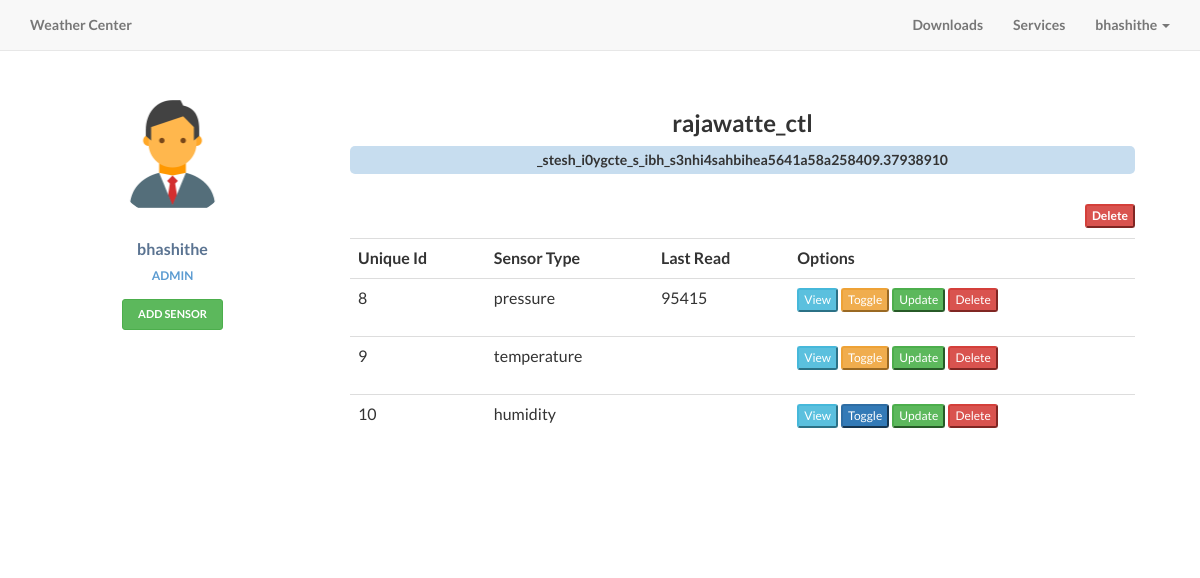
The app's page /node_data.php?id=10 (signed in) with its own data.
### tables this page shows
CREATE TABLE IF NOT EXISTS `user` (
  `username` varchar(25) NOT NULL,
  `email` varchar(255) NOT NULL,
  `email_code` varchar(255) NOT NULL,
  `password` text NOT NULL,
  `generated_string` varchar(255) NOT NULL,
  `confirmed` int(1) NOT NULL,
`id` int(11) NOT NULL,
  `freq` int(11) NOT NULL DEFAULT '1800',
  `type` varchar(10) NOT NULL DEFAULT 'user'
);

CREATE TABLE IF NOT EXISTS `node` (
`node_id` int(11) NOT NULL,
  `node_name` varchar(50) NOT NULL,
  `location` int(11) NOT NULL,
  `node_type` varchar(50) NOT NULL,
  `uniq_str` varchar(100) NOT NULL,
  `time_stamp` timestamp NOT NULL DEFAULT CURRENT_TIMESTAMP
);

CREATE TABLE IF NOT EXISTS `sensor` (
`sensor_id` int(11) NOT NULL,
  `node_id` int(11) DEFAULT NULL,
  `sensor_type` varchar(50) NOT NULL,
  `activated` int(11) NOT NULL DEFAULT '1'
);

CREATE TABLE IF NOT EXISTS `data` (
  `sensor_id` int(11) NOT NULL,
  `reading` float NOT NULL,
  `unit` varchar(15) NOT NULL,
  `time_stamp` timestamp NOT NULL DEFAULT CURRENT_TIMESTAMP
);

### node_data.php (the view, shortened to what the rows shown need)
<?php
    require 'lib/init.php';
    if(isset($_GET['id']))
    {
        $node_id = $_GET['id'];
        $node = new Node($node_id);
        $sensors = $node->getSensors();
        $owner = new User($node->getOwnerId());
    }
    else
    {
        header("location: profile.php");
    }
?>
<html>
    <head>
        <?php
            include 'reqs/head.php';
        ?>
    </head>
    <body>
        <?php
            include 'reqs/menu.php';
        ?>
        <div class="container">
            <div class="row profile">
                        <div class="col-md-3">
                                <div class="profile-sidebar">
                                        <div class="profile-usertitle">
                                                <div class="profile-usertitle-name">
                                                        <?php echo $owner->getUsername(); ?>
                                                </div>
                                                <div class="profile-usertitle-job">
                                                        <?php if($owner->isAdmin()){echo 'Admin';} else {echo "DataCollector";} ?>
                                                </div>
                                        </div>
                                </div>
                        </div>
                        <div class="col-md-9">
                            <div class="profile-content">
                                <h3 align="center"><span class="center-block"><?php echo $node->getName(); ?></span></h3>
                                <?php if($owner==$user || $user->isAdmin()){?><p class="device-id" title="Device ID"><?php echo $node->getUniqStr(); ?></p><?php }?>
                                <br>
                                <?php
                                    if($user->isAdmin())
                                    {
                                ?>
                                <form action="" method="POST">
                                    <input class="btn-xs btn-danger pull-right" type="submit" name="delete_node" value="Delete" Title="deletes this node" >
                                </form>
                                <?php
                                    }
                                ?>
                                <br>
                                <table class="table table-hover">
                                    <?php
                                        if($node->hasSensors())
                                        {
                                            echo '<tr><th>Unique Id</th><th>Sensor Type</th><th>Last Read</th><th>Options</th></tr>';
                                            foreach ($sensors as $sensor)
                                            {
                                        ?>
                                        <tr>
                                            <td><?php echo $sensor->getSensorId(); ?></td>
                                            <td><?php echo $sensor->getType(); ?></td>
                                            <td><?php echo $sensor->getLastRead(); ?></td>
                                            <td><form action="" method="POST"><input type="button" class="btn-xs btn-info" onclick="location.href='sensor_data.php?id=<?php echo $sensor->getSensorId(); ?>'" value="View"> <?php if($owner==$user || $user->isAdmin()){?><input class="btn-xs <?php if($sensor->getActivated()) echo 'btn-warning'; else echo 'btn-primary'; ?>" type="submit" value="Toggle" name="toggle"> <input class="btn-xs btn-success" type="submit" value="Update" name="update"> <input class="btn-xs btn-danger" type="submit" value="Delete" name="delete"><input type="hidden" value="<?php echo $sensor->getSensorId(); ?>" name="sensor_id"><?php } ?></form></td>
                                        </tr>
                                    <?php
                                        }
                                    }
                                    ?>
                                </table>
                            </div>
                        </div>
                </div>
        </div>
    </body>
</html>

### reqs/menu.php (shortened to what the rows shown need)
<nav class="navbar navbar-default navbar-fixed-top topnav" role="navigation">
    <div class="container topnav">
        <div class="collapse navbar-collapse" id="bs-example-navbar-collapse-1">
            <ul class="nav navbar-nav navbar-right">
                    <?php
                        $user = new User();
                        if(!$user->loggedIn())
                        {
                    ?>
                        <li>
                            <a href="login.php">Login</a>
                        </li>
                    <?php
                        }
                        else
                        {
                    ?>
                        <li class="dropdown">
                            <a href="#" class="dropdown-toggle" data-toggle="dropdown" role="button" aria-haspopup="true" aria-expanded="false"><?php echo $user->getUsername();?> <span class="caret"></span></a>
                        </li>
                    <?php
                        }
                    ?>
            </ul>
        </div>
    </div>
</nav>

### records on screen
user: username "bhashithe"
node: node_name "rajawatte_ctl", uniq_str "_stesh_i0ygcte_s_ibh_s3nhi4sahbihea5641a58a258409.37938910"
sensor: sensor_id "8", sensor_type "pressure", sensor_id.reading "95415", toggle "Toggle"
sensor: sensor_id "9", sensor_type "temperature", toggle "Toggle"
sensor: sensor_id "10", sensor_type "humidity", toggle "Toggle"
